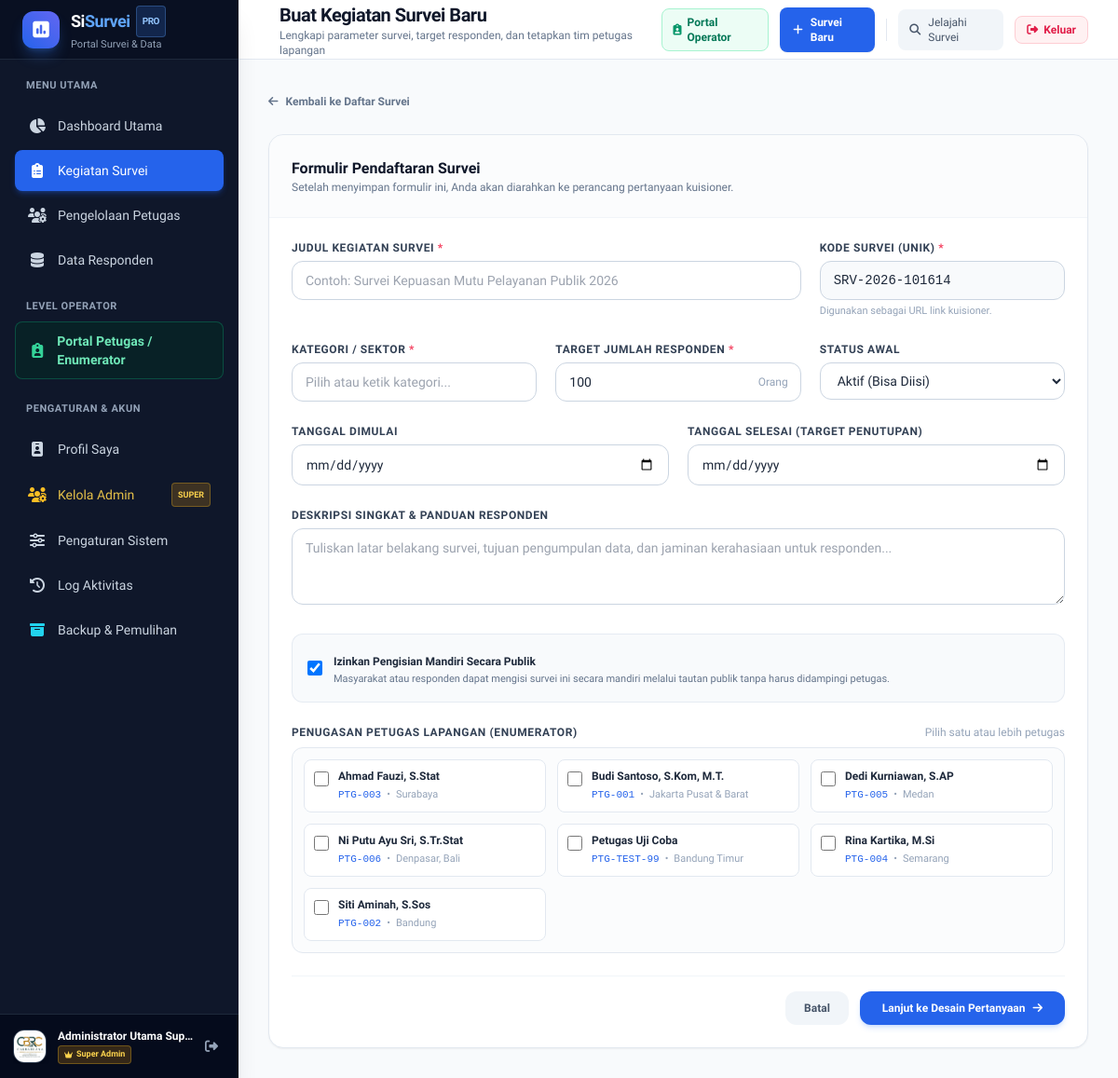
/survei/tambah (signed in), run on an earlier commit of the app's database.
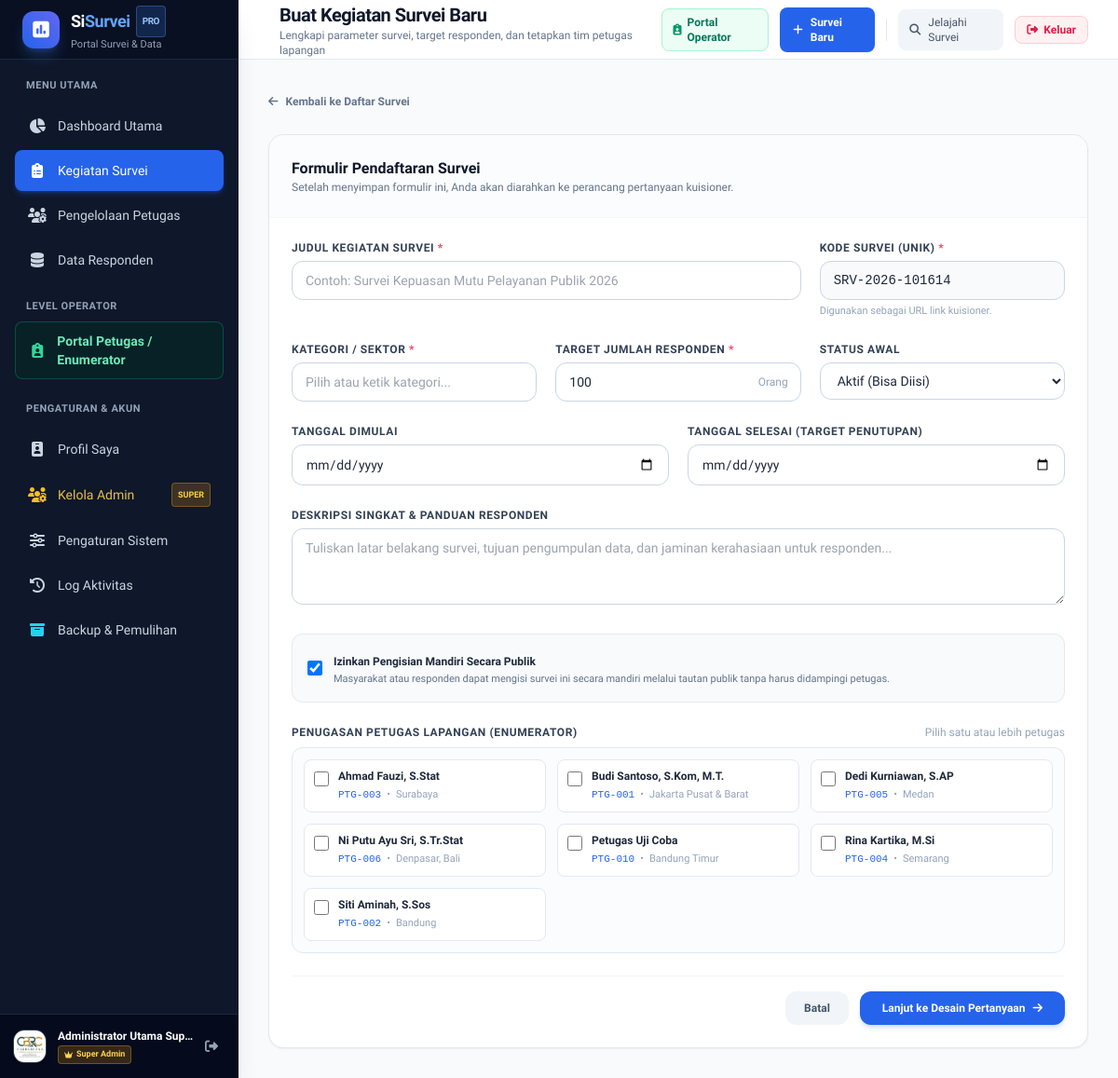
And on a later commit of the database.
### tables this page shows
CREATE TABLE petugas (
            id INTEGER PRIMARY KEY AUTOINCREMENT,
            nip TEXT UNIQUE NOT NULL,
            nama TEXT NOT NULL,
            email TEXT,
            no_hp TEXT,
            wilayah TEXT,
            jabatan TEXT DEFAULT 'Petugas Lapangan',
            status TEXT DEFAULT 'Aktif',
            created_at DATETIME DEFAULT CURRENT_TIMESTAMP
        , foto TEXT, password_hash TEXT);

### app.py (the view, shortened to what this page needs)
@app.route('/survei/tambah', methods=['GET', 'POST'])
def survei_tambah():
    conn = get_db()
    cursor = conn.cursor()
    cursor.execute("SELECT * FROM petugas WHERE status = 'Aktif' ORDER BY nama ASC")
    all_petugas = cursor.fetchall()
    suggested_code = f"SRV-{datetime.now().strftime('%Y')}-{datetime.now().strftime('%m%d%H')}"
    conn.close()
    return render_template('surveys/create.html', all_petugas=all_petugas, suggested_code=suggested_code)

### templates/surveys/create.html (shortened to what this page needs)
{% extends 'base.html' %}
{% block header_title %}Buat Kegiatan Survei Baru{% endblock %}
{% block header_subtitle %}Lengkapi parameter survei, target responden, dan tetapkan tim petugas lapangan{% endblock %}
{% block content %}
<div class="max-w-4xl mx-auto space-y-6">
  <div>
    <a href="{{ url_for('survei_index') }}" class="inline-flex items-center gap-2 text-xs font-semibold text-slate-500 hover:text-slate-800 transition">
      <i class="fa-solid fa-arrow-left"></i>
      <span>Kembali ke Daftar Survei</span>
    </a>
  </div>
  <div class="bg-white rounded-2xl border border-slate-200 shadow-sm overflow-hidden">
    <div class="p-6 border-b border-slate-100 bg-slate-50/50">
      <h2 class="text-base font-bold text-slate-900">Formulir Pendaftaran Survei</h2>
      <p class="text-xs text-slate-500">Setelah menyimpan formulir ini, Anda akan diarahkan ke perancang pertanyaan kuisioner.</p>
    </div>
    <form action="{{ url_for('survei_tambah') }}" method="POST" class="p-6 space-y-6">
      <div class="grid grid-cols-1 md:grid-cols-3 gap-5">
        <div class="md:col-span-2">
          <label class="block text-xs font-bold text-slate-700 uppercase tracking-wider mb-1.5">Judul Kegiatan Survei <span class="text-rose-500">*</span></label>
          <input type="text" name="judul" required placeholder="Contoh: Survei Kepuasan Mutu Pelayanan Publik 2026" class="w-full px-3.5 py-2.5 text-xs sm:text-sm border border-slate-300 rounded-xl focus:ring-2 focus:ring-blue-500 focus:outline-none font-medium">
        </div>
        <div>
          <label class="block text-xs font-bold text-slate-700 uppercase tracking-wider mb-1.5">Kode Survei (Unik) <span class="text-rose-500">*</span></label>
          <input type="text" name="kode_survei" value="{{ suggested_code }}" required class="w-full px-3.5 py-2.5 text-xs sm:text-sm border border-slate-300 rounded-xl focus:ring-2 focus:ring-blue-500 focus:outline-none font-mono uppercase bg-slate-50">
          <span class="text-[11px] text-slate-400 mt-1 block">Digunakan sebagai URL link kuisioner.</span>
        </div>
      </div>
      <div class="grid grid-cols-1 sm:grid-cols-2 md:grid-cols-3 gap-5">
        <div>
          <label class="block text-xs font-bold text-slate-700 uppercase tracking-wider mb-1.5">Kategori / Sektor <span class="text-rose-500">*</span></label>
          <input type="text" name="kategori" list="kategoriOptions" required placeholder="Pilih atau ketik kategori..." class="w-full px-3.5 py-2.5 text-xs sm:text-sm border border-slate-300 rounded-xl focus:ring-2 focus:ring-blue-500 focus:outline-none">
        </div>
        <div>
          <label class="block text-xs font-bold text-slate-700 uppercase tracking-wider mb-1.5">Target Jumlah Responden <span class="text-rose-500">*</span></label>
          <div class="relative">
            <input type="number" name="target_responden" value="100" min="1" required class="w-full px-3.5 py-2.5 text-xs sm:text-sm border border-slate-300 rounded-xl focus:ring-2 focus:ring-blue-500 focus:outline-none">
            <span class="absolute right-3.5 top-1/2 -translate-y-1/2 text-xs text-slate-400 font-medium">Orang</span>
          </div>
        </div>
        <div>
          <label class="block text-xs font-bold text-slate-700 uppercase tracking-wider mb-1.5">Status Awal</label>
          <select name="status" class="w-full px-3.5 py-2.5 text-xs sm:text-sm border border-slate-300 rounded-xl focus:ring-2 focus:ring-blue-500 focus:outline-none bg-white">
            <option value="Aktif" selected>Aktif (Bisa Diisi)</option>
          </select>
        </div>
      </div>
      <div class="grid grid-cols-1 sm:grid-cols-2 gap-5">
        <div>
          <label class="block text-xs font-bold text-slate-700 uppercase tracking-wider mb-1.5">Tanggal Dimulai</label>
          <input type="date" name="tanggal_mulai" class="w-full px-3.5 py-2.5 text-xs sm:text-sm border border-slate-300 rounded-xl focus:ring-2 focus:ring-blue-500 focus:outline-none">
        </div>
        <div>
          <label class="block text-xs font-bold text-slate-700 uppercase tracking-wider mb-1.5">Tanggal Selesai (Target Penutupan)</label>
          <input type="date" name="tanggal_selesai" class="w-full px-3.5 py-2.5 text-xs sm:text-sm border border-slate-300 rounded-xl focus:ring-2 focus:ring-blue-500 focus:outline-none">
        </div>
      </div>
      <div>
        <label class="block text-xs font-bold text-slate-700 uppercase tracking-wider mb-1.5">Deskripsi Singkat & Panduan Responden</label>
        <textarea name="deskripsi" rows="3" placeholder="Tuliskan latar belakang survei, tujuan pengumpulan data, dan jaminan kerahasiaan untuk responden..." class="w-full px-3.5 py-2.5 text-xs sm:text-sm border border-slate-300 rounded-xl focus:ring-2 focus:ring-blue-500 focus:outline-none leading-relaxed"></textarea>
      </div>
      <div class="p-4 bg-slate-50 rounded-xl border border-slate-200/80">
        <label class="flex items-center gap-3 cursor-pointer">
          <input type="checkbox" name="is_public" value="1" checked class="w-4 h-4 text-blue-600 rounded border-slate-300 focus:ring-blue-500">
          <div>
            <span class="text-xs font-bold text-slate-800">Izinkan Pengisian Mandiri Secara Publik</span>
            <p class="text-[11px] text-slate-500">Masyarakat atau responden dapat mengisi survei ini secara mandiri melalui tautan publik tanpa harus didampingi petugas.</p>
          </div>
        </label>
      </div>
      <div>
        <div class="flex items-center justify-between mb-2">
          <label class="text-xs font-bold text-slate-700 uppercase tracking-wider">Penugasan Petugas Lapangan (Enumerator)</label>
          <span class="text-xs text-slate-400">Pilih satu atau lebih petugas</span>
        </div>
        <div class="grid grid-cols-1 sm:grid-cols-2 lg:grid-cols-3 gap-3 max-h-60 overflow-y-auto custom-scrollbar p-3 border border-slate-200 rounded-xl bg-slate-50/50">
          {% for p in all_petugas %}
          <label class="flex items-start gap-2.5 p-2.5 bg-white rounded-lg border border-slate-200 hover:border-blue-400 cursor-pointer transition select-none">
            <input type="checkbox" name="petugas_ids" value="{{ p.id }}" class="mt-0.5 w-4 h-4 text-blue-600 rounded border-slate-300 focus:ring-blue-500">
            <div class="text-xs flex-1">
              <p class="font-bold text-slate-800 leading-tight">{{ p.nama }}</p>
              <div class="flex items-center gap-1.5 mt-1 text-[11px] text-slate-400">
                <span class="font-mono text-blue-600">{{ p.nip }}</span>
                <span>•</span>
                <span>{{ p.wilayah or '-' }}</span>
              </div>
            </div>
          </label>
          {% endfor %}
        </div>
      </div>
      <div class="pt-4 border-t border-slate-100 flex items-center justify-end gap-3">
        <a href="{{ url_for('survei_index') }}" class="px-5 py-2.5 text-xs font-bold text-slate-600 bg-slate-100 hover:bg-slate-200 rounded-xl transition">
          Batal
        </a>
        <button type="submit" class="px-6 py-2.5 text-xs font-bold text-white bg-blue-600 hover:bg-blue-700 rounded-xl transition shadow-md shadow-blue-500/20 inline-flex items-center gap-2">
          <span>Lanjut ke Desain Pertanyaan</span>
          <i class="fa-solid fa-arrow-right"></i>
        </button>
      </div>
    </form>
  </div>
</div>
{% endblock %}

What changed in the data, as far as the page shows it:
changed petugas "Petugas Uji Coba": nip "PTG-TEST-99" → "PTG-010"
